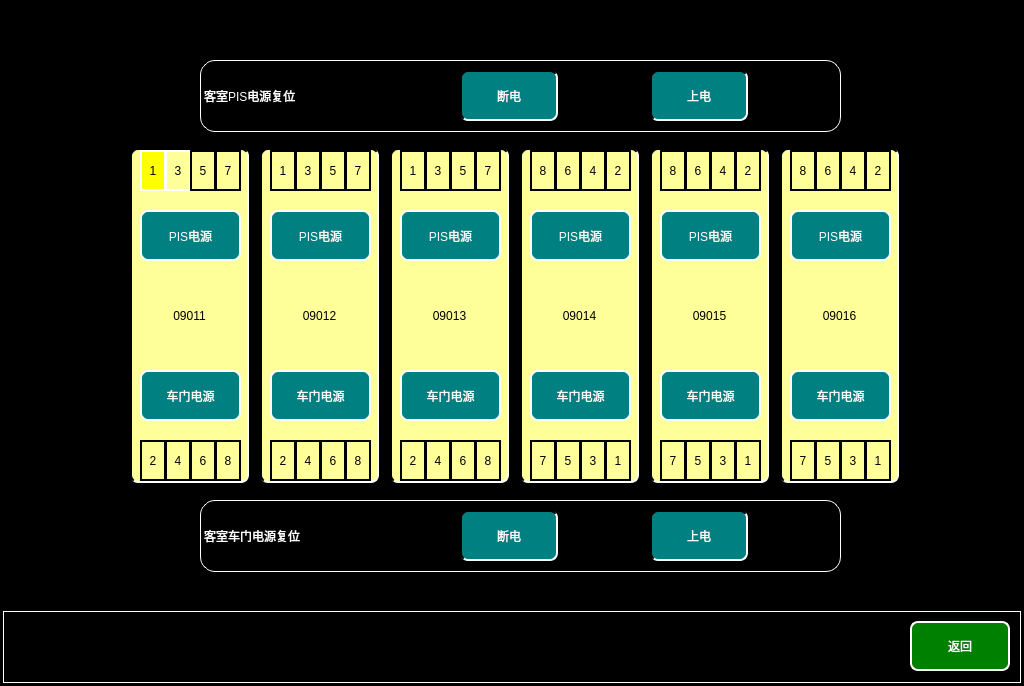
<?xml version="1.0" encoding="UTF-8"?>
<ui version="4.0">
 <class>VehiclePowerResetPage</class>
 <widget class="QWidget" name="VehiclePowerResetPage">
  <property name="geometry">
   <rect>
    <x>0</x>
    <y>0</y>
    <width>1024</width>
    <height>686</height>
   </rect>
  </property>
  <property name="windowTitle">
   <string>Form</string>
  </property>
  <property name="styleSheet">
   <string notr="true">QWidget
{
	background-color:black;
}
QLabel
{
font:24px  &quot;微软雅黑&quot;;
color:black;
border:2px solid white;
background-color:rgb(255,255,153);
}
QPushButton
{
font: 24px, &quot;微软雅黑&quot;;color: white;background-color: rgb(0, 128, 128);border-top: 2px solid  rgb(0, 0, 0);border-left: 2px solid  rgb(0, 0, 0);border-bottom: 2px solid white;border-right: 2px solid white;
border-radius:8px;
}</string>
  </property>
  <widget class="QLabel" name="label_3">
   <property name="geometry">
    <rect>
     <x>200</x>
     <y>500</y>
     <width>641</width>
     <height>72</height>
    </rect>
   </property>
   <property name="styleSheet">
    <string notr="true">background-color: rgb(0, 0, 0);
border:1px solid white;
border-radius:15px;
color:white;</string>
   </property>
   <property name="text">
    <string>客室车门电源复位</string>
   </property>
  </widget>
  <widget class="QLabel" name="label">
   <property name="geometry">
    <rect>
     <x>3</x>
     <y>611</y>
     <width>1018</width>
     <height>72</height>
    </rect>
   </property>
   <property name="styleSheet">
    <string notr="true">
background-color: rgb(0, 0, 0);

	border:1px solid white;
</string>
   </property>
   <property name="text">
    <string/>
   </property>
  </widget>
  <widget class="QPushButton" name="returnBtn">
   <property name="geometry">
    <rect>
     <x>910</x>
     <y>621</y>
     <width>100</width>
     <height>50</height>
    </rect>
   </property>
   <property name="focusPolicy">
    <enum>Qt::NoFocus</enum>
   </property>
   <property name="styleSheet">
    <string notr="true">QPushButton
{
	font: 20px, &quot;微软雅黑&quot;;
    color: white;
	background-color: rgb(0, 128, 0);
    border-top: 2px solid white;
	border-left: 2px solid white;

}</string>
   </property>
   <property name="text">
    <string>返回</string>
   </property>
  </widget>
  <widget class="QPushButton" name="PowerOndoorBtn">
   <property name="geometry">
    <rect>
     <x>650</x>
     <y>510</y>
     <width>98</width>
     <height>51</height>
    </rect>
   </property>
   <property name="focusPolicy">
    <enum>Qt::NoFocus</enum>
   </property>
   <property name="text">
    <string>上电</string>
   </property>
  </widget>
  <widget class="QPushButton" name="PowerOffdoorBtn">
   <property name="geometry">
    <rect>
     <x>460</x>
     <y>510</y>
     <width>98</width>
     <height>51</height>
    </rect>
   </property>
   <property name="focusPolicy">
    <enum>Qt::NoFocus</enum>
   </property>
   <property name="text">
    <string>断电</string>
   </property>
  </widget>
  <widget class="QLabel" name="Mp2Door1lbl">
   <property name="geometry">
    <rect>
     <x>735</x>
     <y>440</y>
     <width>26</width>
     <height>41</height>
    </rect>
   </property>
   <property name="styleSheet">
    <string notr="true">background-color: rgb(255,255,153);
border:2px solid black;
font: 20px  &quot;微软雅黑&quot;;
color:black;
</string>
   </property>
   <property name="text">
    <string>1</string>
   </property>
   <property name="alignment">
    <set>Qt::AlignCenter</set>
   </property>
  </widget>
  <widget class="QLabel" name="Mp2Door7lbl">
   <property name="geometry">
    <rect>
     <x>660</x>
     <y>440</y>
     <width>26</width>
     <height>41</height>
    </rect>
   </property>
   <property name="styleSheet">
    <string notr="true">background-color: rgb(255,255,153);
border:2px solid black;
font: 20px  &quot;微软雅黑&quot;;
color:black;
</string>
   </property>
   <property name="text">
    <string>7</string>
   </property>
   <property name="alignment">
    <set>Qt::AlignCenter</set>
   </property>
  </widget>
  <widget class="QLabel" name="M2Door6lbl">
   <property name="geometry">
    <rect>
     <x>555</x>
     <y>150</y>
     <width>26</width>
     <height>41</height>
    </rect>
   </property>
   <property name="styleSheet">
    <string notr="true">background-color: rgb(255,255,153);
border:2px solid black;
font: 20px  &quot;微软雅黑&quot;;
color:black;
</string>
   </property>
   <property name="text">
    <string>6</string>
   </property>
   <property name="alignment">
    <set>Qt::AlignCenter</set>
   </property>
  </widget>
  <widget class="QLabel" name="Tc1Door1lbl">
   <property name="geometry">
    <rect>
     <x>140</x>
     <y>150</y>
     <width>26</width>
     <height>41</height>
    </rect>
   </property>
   <property name="acceptDrops">
    <bool>false</bool>
   </property>
   <property name="styleSheet">
    <string notr="true">border-image: url(:/images/images/DOORfangjia.bmp);
background-color: rgb(255, 255, 0);
color: rgba(255, 255, 255,);
color: rgb(0, 0, 0);

</string>
   </property>
   <property name="text">
    <string>1</string>
   </property>
   <property name="textFormat">
    <enum>Qt::AutoText</enum>
   </property>
   <property name="scaledContents">
    <bool>false</bool>
   </property>
   <property name="alignment">
    <set>Qt::AlignCenter</set>
   </property>
   <property name="wordWrap">
    <bool>false</bool>
   </property>
  </widget>
  <widget class="QLabel" name="M2Door8lbl">
   <property name="geometry">
    <rect>
     <x>530</x>
     <y>150</y>
     <width>26</width>
     <height>41</height>
    </rect>
   </property>
   <property name="styleSheet">
    <string notr="true">background-color: rgb(255,255,153);
border:2px solid black;
font: 20px  &quot;微软雅黑&quot;;
color:black;
</string>
   </property>
   <property name="text">
    <string>8</string>
   </property>
   <property name="alignment">
    <set>Qt::AlignCenter</set>
   </property>
  </widget>
  <widget class="QLabel" name="M1Door5lbl">
   <property name="geometry">
    <rect>
     <x>450</x>
     <y>150</y>
     <width>26</width>
     <height>41</height>
    </rect>
   </property>
   <property name="styleSheet">
    <string notr="true">background-color: rgb(255,255,153);
border:2px solid black;
font: 20px  &quot;微软雅黑&quot;;
color:black;
</string>
   </property>
   <property name="text">
    <string>5</string>
   </property>
   <property name="alignment">
    <set>Qt::AlignCenter</set>
   </property>
  </widget>
  <widget class="QLabel" name="Mp2Door6lbl">
   <property name="geometry">
    <rect>
     <x>685</x>
     <y>150</y>
     <width>26</width>
     <height>41</height>
    </rect>
   </property>
   <property name="styleSheet">
    <string notr="true">background-color: rgb(255,255,153);
border:2px solid black;
font: 20px  &quot;微软雅黑&quot;;
color:black;
</string>
   </property>
   <property name="text">
    <string>6</string>
   </property>
   <property name="alignment">
    <set>Qt::AlignCenter</set>
   </property>
  </widget>
  <widget class="QLabel" name="M1Door4lbl">
   <property name="geometry">
    <rect>
     <x>425</x>
     <y>440</y>
     <width>26</width>
     <height>41</height>
    </rect>
   </property>
   <property name="styleSheet">
    <string notr="true">background-color: rgb(255,255,153);
border:2px solid black;
font: 20px  &quot;微软雅黑&quot;;
color:black;
</string>
   </property>
   <property name="text">
    <string>4</string>
   </property>
   <property name="alignment">
    <set>Qt::AlignCenter</set>
   </property>
  </widget>
  <widget class="QLabel" name="Tc1Door3lbl">
   <property name="geometry">
    <rect>
     <x>165</x>
     <y>150</y>
     <width>26</width>
     <height>41</height>
    </rect>
   </property>
   <property name="styleSheet">
    <string notr="true"/>
   </property>
   <property name="text">
    <string>3</string>
   </property>
   <property name="alignment">
    <set>Qt::AlignCenter</set>
   </property>
  </widget>
  <widget class="QLabel" name="M1Door3lbl">
   <property name="geometry">
    <rect>
     <x>425</x>
     <y>150</y>
     <width>26</width>
     <height>41</height>
    </rect>
   </property>
   <property name="styleSheet">
    <string notr="true">background-color: rgb(255,255,153);
border:2px solid black;
font: 20px  &quot;微软雅黑&quot;;
color:black;
</string>
   </property>
   <property name="text">
    <string>3</string>
   </property>
   <property name="alignment">
    <set>Qt::AlignCenter</set>
   </property>
  </widget>
  <widget class="QLabel" name="Mp2Door4lbl">
   <property name="geometry">
    <rect>
     <x>710</x>
     <y>150</y>
     <width>26</width>
     <height>41</height>
    </rect>
   </property>
   <property name="styleSheet">
    <string notr="true">background-color: rgb(255,255,153);
border:2px solid black;
font: 20px  &quot;微软雅黑&quot;;
color:black;
</string>
   </property>
   <property name="text">
    <string>4</string>
   </property>
   <property name="alignment">
    <set>Qt::AlignCenter</set>
   </property>
  </widget>
  <widget class="QLabel" name="Mp2Door3lbl">
   <property name="geometry">
    <rect>
     <x>710</x>
     <y>440</y>
     <width>26</width>
     <height>41</height>
    </rect>
   </property>
   <property name="styleSheet">
    <string notr="true">background-color: rgb(255,255,153);
border:2px solid black;
font: 20px  &quot;微软雅黑&quot;;
color:black;
</string>
   </property>
   <property name="text">
    <string>3</string>
   </property>
   <property name="alignment">
    <set>Qt::AlignCenter</set>
   </property>
  </widget>
  <widget class="QLabel" name="Mp2Door5lbl">
   <property name="geometry">
    <rect>
     <x>685</x>
     <y>440</y>
     <width>26</width>
     <height>41</height>
    </rect>
   </property>
   <property name="styleSheet">
    <string notr="true">background-color: rgb(255,255,153);
border:2px solid black;
font: 20px  &quot;微软雅黑&quot;;
color:black;
</string>
   </property>
   <property name="text">
    <string>5</string>
   </property>
   <property name="alignment">
    <set>Qt::AlignCenter</set>
   </property>
  </widget>
  <widget class="QLabel" name="Tc1Door2lbl">
   <property name="geometry">
    <rect>
     <x>140</x>
     <y>440</y>
     <width>26</width>
     <height>41</height>
    </rect>
   </property>
   <property name="styleSheet">
    <string notr="true">background-color: rgb(255,255,153);
border:2px solid black;
font: 20px  &quot;微软雅黑&quot;;
color:black;
</string>
   </property>
   <property name="text">
    <string>2</string>
   </property>
   <property name="alignment">
    <set>Qt::AlignCenter</set>
   </property>
  </widget>
  <widget class="QLabel" name="M1Door2lbl">
   <property name="geometry">
    <rect>
     <x>400</x>
     <y>440</y>
     <width>26</width>
     <height>41</height>
    </rect>
   </property>
   <property name="styleSheet">
    <string notr="true">background-color: rgb(255,255,153);
border:2px solid black;
font: 20px  &quot;微软雅黑&quot;;
color:black;
</string>
   </property>
   <property name="text">
    <string>2</string>
   </property>
   <property name="alignment">
    <set>Qt::AlignCenter</set>
   </property>
  </widget>
  <widget class="QLabel" name="Tc2Door6lbl">
   <property name="geometry">
    <rect>
     <x>815</x>
     <y>150</y>
     <width>26</width>
     <height>41</height>
    </rect>
   </property>
   <property name="styleSheet">
    <string notr="true">background-color: rgb(255,255,153);
border:2px solid black;
font: 20px  &quot;微软雅黑&quot;;
color:black;
</string>
   </property>
   <property name="text">
    <string>6</string>
   </property>
   <property name="alignment">
    <set>Qt::AlignCenter</set>
   </property>
  </widget>
  <widget class="QLabel" name="Tc2Door8lbl">
   <property name="geometry">
    <rect>
     <x>790</x>
     <y>150</y>
     <width>26</width>
     <height>41</height>
    </rect>
   </property>
   <property name="styleSheet">
    <string notr="true">background-color: rgb(255,255,153);
border:2px solid black;
font: 20px  &quot;微软雅黑&quot;;
color:black;
</string>
   </property>
   <property name="text">
    <string>8</string>
   </property>
   <property name="alignment">
    <set>Qt::AlignCenter</set>
   </property>
  </widget>
  <widget class="QLabel" name="Tc2Door5lbl">
   <property name="geometry">
    <rect>
     <x>815</x>
     <y>440</y>
     <width>26</width>
     <height>41</height>
    </rect>
   </property>
   <property name="styleSheet">
    <string notr="true">background-color: rgb(255,255,153);
border:2px solid black;
font: 20px  &quot;微软雅黑&quot;;
color:black;
</string>
   </property>
   <property name="text">
    <string>5</string>
   </property>
   <property name="alignment">
    <set>Qt::AlignCenter</set>
   </property>
  </widget>
  <widget class="QLabel" name="Tc1Door8lbl">
   <property name="geometry">
    <rect>
     <x>215</x>
     <y>440</y>
     <width>26</width>
     <height>41</height>
    </rect>
   </property>
   <property name="styleSheet">
    <string notr="true">background-color: rgb(255,255,153);
border:2px solid black;
font: 20px  &quot;微软雅黑&quot;;
color:black;
</string>
   </property>
   <property name="text">
    <string>8</string>
   </property>
   <property name="alignment">
    <set>Qt::AlignCenter</set>
   </property>
  </widget>
  <widget class="QLabel" name="Mp1Door4lbl">
   <property name="geometry">
    <rect>
     <x>295</x>
     <y>440</y>
     <width>26</width>
     <height>41</height>
    </rect>
   </property>
   <property name="styleSheet">
    <string notr="true">background-color: rgb(255,255,153);
border:2px solid black;
font: 20px  &quot;微软雅黑&quot;;
color:black;
</string>
   </property>
   <property name="text">
    <string>4</string>
   </property>
   <property name="alignment">
    <set>Qt::AlignCenter</set>
   </property>
  </widget>
  <widget class="QLabel" name="M2Door3lbl">
   <property name="geometry">
    <rect>
     <x>580</x>
     <y>440</y>
     <width>26</width>
     <height>41</height>
    </rect>
   </property>
   <property name="styleSheet">
    <string notr="true">background-color: rgb(255,255,153);
border:2px solid black;
font: 20px  &quot;微软雅黑&quot;;
color:black;
</string>
   </property>
   <property name="text">
    <string>3</string>
   </property>
   <property name="alignment">
    <set>Qt::AlignCenter</set>
   </property>
  </widget>
  <widget class="QLabel" name="M1Door8lbl">
   <property name="geometry">
    <rect>
     <x>475</x>
     <y>440</y>
     <width>26</width>
     <height>41</height>
    </rect>
   </property>
   <property name="styleSheet">
    <string notr="true">background-color: rgb(255,255,153);
border:2px solid black;
font: 20px  &quot;微软雅黑&quot;;
color:black;
</string>
   </property>
   <property name="text">
    <string>8</string>
   </property>
   <property name="alignment">
    <set>Qt::AlignCenter</set>
   </property>
  </widget>
  <widget class="QLabel" name="M2Door2lbl">
   <property name="geometry">
    <rect>
     <x>605</x>
     <y>150</y>
     <width>26</width>
     <height>41</height>
    </rect>
   </property>
   <property name="styleSheet">
    <string notr="true">background-color: rgb(255,255,153);
border:2px solid black;
font: 20px  &quot;微软雅黑&quot;;
color:black;
</string>
   </property>
   <property name="text">
    <string>2</string>
   </property>
   <property name="alignment">
    <set>Qt::AlignCenter</set>
   </property>
  </widget>
  <widget class="QLabel" name="Tc1Door4lbl">
   <property name="geometry">
    <rect>
     <x>165</x>
     <y>440</y>
     <width>26</width>
     <height>41</height>
    </rect>
   </property>
   <property name="styleSheet">
    <string notr="true">background-color: rgb(255,255,153);
border:2px solid black;
font: 20px  &quot;微软雅黑&quot;;
color:black;
</string>
   </property>
   <property name="text">
    <string>4</string>
   </property>
   <property name="alignment">
    <set>Qt::AlignCenter</set>
   </property>
  </widget>
  <widget class="QLabel" name="M1Door6lbl">
   <property name="geometry">
    <rect>
     <x>450</x>
     <y>440</y>
     <width>26</width>
     <height>41</height>
    </rect>
   </property>
   <property name="styleSheet">
    <string notr="true">background-color: rgb(255,255,153);
border:2px solid black;
font: 20px  &quot;微软雅黑&quot;;
color:black;
</string>
   </property>
   <property name="text">
    <string>6</string>
   </property>
   <property name="alignment">
    <set>Qt::AlignCenter</set>
   </property>
  </widget>
  <widget class="QLabel" name="Tc2Door4lbl">
   <property name="geometry">
    <rect>
     <x>840</x>
     <y>150</y>
     <width>26</width>
     <height>41</height>
    </rect>
   </property>
   <property name="styleSheet">
    <string notr="true">background-color: rgb(255,255,153);
border:2px solid black;
font: 20px  &quot;微软雅黑&quot;;
color:black;
</string>
   </property>
   <property name="text">
    <string>4</string>
   </property>
   <property name="alignment">
    <set>Qt::AlignCenter</set>
   </property>
  </widget>
  <widget class="QLabel" name="M2Door4lbl">
   <property name="geometry">
    <rect>
     <x>580</x>
     <y>150</y>
     <width>26</width>
     <height>41</height>
    </rect>
   </property>
   <property name="styleSheet">
    <string notr="true">background-color: rgb(255,255,153);
border:2px solid black;
font: 20px  &quot;微软雅黑&quot;;
color:black;
</string>
   </property>
   <property name="text">
    <string>4</string>
   </property>
   <property name="alignment">
    <set>Qt::AlignCenter</set>
   </property>
  </widget>
  <widget class="QLabel" name="M1Door7lbl">
   <property name="geometry">
    <rect>
     <x>475</x>
     <y>150</y>
     <width>26</width>
     <height>41</height>
    </rect>
   </property>
   <property name="styleSheet">
    <string notr="true">background-color: rgb(255,255,153);
border:2px solid black;
font: 20px  &quot;微软雅黑&quot;;
color:black;
</string>
   </property>
   <property name="text">
    <string>7</string>
   </property>
   <property name="alignment">
    <set>Qt::AlignCenter</set>
   </property>
  </widget>
  <widget class="QLabel" name="Mp1Door3lbl">
   <property name="geometry">
    <rect>
     <x>295</x>
     <y>150</y>
     <width>26</width>
     <height>41</height>
    </rect>
   </property>
   <property name="styleSheet">
    <string notr="true">background-color: rgb(255,255,153);
border:2px solid black;
font: 20px  &quot;微软雅黑&quot;;
color:black;
</string>
   </property>
   <property name="text">
    <string>3</string>
   </property>
   <property name="alignment">
    <set>Qt::AlignCenter</set>
   </property>
  </widget>
  <widget class="QLabel" name="Mp1Door7lbl">
   <property name="geometry">
    <rect>
     <x>345</x>
     <y>150</y>
     <width>26</width>
     <height>41</height>
    </rect>
   </property>
   <property name="styleSheet">
    <string notr="true">background-color: rgb(255,255,153);
border:2px solid black;
font: 20px  &quot;微软雅黑&quot;;
color:black;
</string>
   </property>
   <property name="text">
    <string>7</string>
   </property>
   <property name="alignment">
    <set>Qt::AlignCenter</set>
   </property>
  </widget>
  <widget class="QLabel" name="Tc2Door1lbl">
   <property name="geometry">
    <rect>
     <x>865</x>
     <y>440</y>
     <width>26</width>
     <height>41</height>
    </rect>
   </property>
   <property name="styleSheet">
    <string notr="true">background-color: rgb(255,255,153);
border:2px solid black;
font: 20px  &quot;微软雅黑&quot;;
color:black;
</string>
   </property>
   <property name="text">
    <string>1</string>
   </property>
   <property name="alignment">
    <set>Qt::AlignCenter</set>
   </property>
  </widget>
  <widget class="QLabel" name="M1Door1lbl">
   <property name="geometry">
    <rect>
     <x>400</x>
     <y>150</y>
     <width>26</width>
     <height>41</height>
    </rect>
   </property>
   <property name="styleSheet">
    <string notr="true">background-color: rgb(255,255,153);
border:2px solid black;
font: 20px  &quot;微软雅黑&quot;;
color:black;
</string>
   </property>
   <property name="text">
    <string>1</string>
   </property>
   <property name="alignment">
    <set>Qt::AlignCenter</set>
   </property>
  </widget>
  <widget class="QLabel" name="Tc2Door2lbl">
   <property name="geometry">
    <rect>
     <x>865</x>
     <y>150</y>
     <width>26</width>
     <height>41</height>
    </rect>
   </property>
   <property name="styleSheet">
    <string notr="true">background-color: rgb(255,255,153);
border:2px solid black;
font: 20px  &quot;微软雅黑&quot;;
color:black;
</string>
   </property>
   <property name="text">
    <string>2</string>
   </property>
   <property name="alignment">
    <set>Qt::AlignCenter</set>
   </property>
  </widget>
  <widget class="QLabel" name="Mp1Door1lbl">
   <property name="geometry">
    <rect>
     <x>270</x>
     <y>150</y>
     <width>26</width>
     <height>41</height>
    </rect>
   </property>
   <property name="styleSheet">
    <string notr="true">background-color: rgb(255,255,153);
border:2px solid black;
font: 20px  &quot;微软雅黑&quot;;
color:black;
</string>
   </property>
   <property name="text">
    <string>1</string>
   </property>
   <property name="alignment">
    <set>Qt::AlignCenter</set>
   </property>
  </widget>
  <widget class="QLabel" name="Mp2Door2lbl">
   <property name="geometry">
    <rect>
     <x>735</x>
     <y>150</y>
     <width>26</width>
     <height>41</height>
    </rect>
   </property>
   <property name="styleSheet">
    <string notr="true">background-color: rgb(255,255,153);
border:2px solid black;
font: 20px  &quot;微软雅黑&quot;;
color:black;
</string>
   </property>
   <property name="text">
    <string>2</string>
   </property>
   <property name="alignment">
    <set>Qt::AlignCenter</set>
   </property>
  </widget>
  <widget class="QLabel" name="Mp1Door2lbl">
   <property name="geometry">
    <rect>
     <x>270</x>
     <y>440</y>
     <width>26</width>
     <height>41</height>
    </rect>
   </property>
   <property name="styleSheet">
    <string notr="true">background-color: rgb(255,255,153);
border:2px solid black;
font: 20px  &quot;微软雅黑&quot;;
color:black;
</string>
   </property>
   <property name="text">
    <string>2</string>
   </property>
   <property name="alignment">
    <set>Qt::AlignCenter</set>
   </property>
  </widget>
  <widget class="QLabel" name="Mp1Door8lbl">
   <property name="geometry">
    <rect>
     <x>345</x>
     <y>440</y>
     <width>26</width>
     <height>41</height>
    </rect>
   </property>
   <property name="styleSheet">
    <string notr="true">background-color: rgb(255,255,153);
border:2px solid black;
font: 20px  &quot;微软雅黑&quot;;
color:black;
</string>
   </property>
   <property name="text">
    <string>8</string>
   </property>
   <property name="alignment">
    <set>Qt::AlignCenter</set>
   </property>
  </widget>
  <widget class="QLabel" name="Mp1Door6lbl">
   <property name="geometry">
    <rect>
     <x>320</x>
     <y>440</y>
     <width>26</width>
     <height>41</height>
    </rect>
   </property>
   <property name="styleSheet">
    <string notr="true">background-color: rgb(255,255,153);
border:2px solid black;
font: 20px  &quot;微软雅黑&quot;;
color:black;
</string>
   </property>
   <property name="text">
    <string>6</string>
   </property>
   <property name="alignment">
    <set>Qt::AlignCenter</set>
   </property>
  </widget>
  <widget class="QLabel" name="Mp1Door5lbl">
   <property name="geometry">
    <rect>
     <x>320</x>
     <y>150</y>
     <width>26</width>
     <height>41</height>
    </rect>
   </property>
   <property name="styleSheet">
    <string notr="true">background-color: rgb(255,255,153);
border:2px solid black;
font: 20px  &quot;微软雅黑&quot;;
color:black;
</string>
   </property>
   <property name="text">
    <string>5</string>
   </property>
   <property name="alignment">
    <set>Qt::AlignCenter</set>
   </property>
  </widget>
  <widget class="QLabel" name="M2Door1lbl">
   <property name="geometry">
    <rect>
     <x>605</x>
     <y>440</y>
     <width>26</width>
     <height>41</height>
    </rect>
   </property>
   <property name="styleSheet">
    <string notr="true">background-color: rgb(255,255,153);
border:2px solid black;
font: 20px  &quot;微软雅黑&quot;;
color:black;
</string>
   </property>
   <property name="text">
    <string>1</string>
   </property>
   <property name="alignment">
    <set>Qt::AlignCenter</set>
   </property>
  </widget>
  <widget class="QLabel" name="Tc1Door5lbl">
   <property name="geometry">
    <rect>
     <x>190</x>
     <y>150</y>
     <width>26</width>
     <height>41</height>
    </rect>
   </property>
   <property name="styleSheet">
    <string notr="true">background-color: rgb(255,255,153);
border:2px solid black;
font: 20px  &quot;微软雅黑&quot;;
color:black;
</string>
   </property>
   <property name="text">
    <string>5</string>
   </property>
   <property name="alignment">
    <set>Qt::AlignCenter</set>
   </property>
  </widget>
  <widget class="QLabel" name="Tc2Door3lbl">
   <property name="geometry">
    <rect>
     <x>840</x>
     <y>440</y>
     <width>26</width>
     <height>41</height>
    </rect>
   </property>
   <property name="styleSheet">
    <string notr="true">background-color: rgb(255,255,153);
border:2px solid black;
font: 20px  &quot;微软雅黑&quot;;
color:black;
</string>
   </property>
   <property name="text">
    <string>3</string>
   </property>
   <property name="alignment">
    <set>Qt::AlignCenter</set>
   </property>
  </widget>
  <widget class="QLabel" name="Mp2Door8lbl">
   <property name="geometry">
    <rect>
     <x>660</x>
     <y>150</y>
     <width>26</width>
     <height>41</height>
    </rect>
   </property>
   <property name="styleSheet">
    <string notr="true">background-color: rgb(255,255,153);
border:2px solid black;
font: 20px  &quot;微软雅黑&quot;;
color:black;
</string>
   </property>
   <property name="text">
    <string>8</string>
   </property>
   <property name="alignment">
    <set>Qt::AlignCenter</set>
   </property>
  </widget>
  <widget class="QLabel" name="M2Door7lbl">
   <property name="geometry">
    <rect>
     <x>530</x>
     <y>440</y>
     <width>26</width>
     <height>41</height>
    </rect>
   </property>
   <property name="styleSheet">
    <string notr="true">background-color: rgb(255,255,153);
border:2px solid black;
font: 20px  &quot;微软雅黑&quot;;
color:black;
</string>
   </property>
   <property name="text">
    <string>7</string>
   </property>
   <property name="alignment">
    <set>Qt::AlignCenter</set>
   </property>
  </widget>
  <widget class="QLabel" name="M2Door5lbl">
   <property name="geometry">
    <rect>
     <x>555</x>
     <y>440</y>
     <width>26</width>
     <height>41</height>
    </rect>
   </property>
   <property name="styleSheet">
    <string notr="true">background-color: rgb(255,255,153);
border:2px solid black;
font: 20px  &quot;微软雅黑&quot;;
color:black;
</string>
   </property>
   <property name="text">
    <string>5</string>
   </property>
   <property name="alignment">
    <set>Qt::AlignCenter</set>
   </property>
  </widget>
  <widget class="QLabel" name="Tc2Door7lbl">
   <property name="geometry">
    <rect>
     <x>790</x>
     <y>440</y>
     <width>26</width>
     <height>41</height>
    </rect>
   </property>
   <property name="styleSheet">
    <string notr="true">background-color: rgb(255,255,153);
border:2px solid black;
font: 20px  &quot;微软雅黑&quot;;
color:black;
</string>
   </property>
   <property name="text">
    <string>7</string>
   </property>
   <property name="alignment">
    <set>Qt::AlignCenter</set>
   </property>
  </widget>
  <widget class="QLabel" name="Tc1Door6lbl">
   <property name="geometry">
    <rect>
     <x>190</x>
     <y>440</y>
     <width>26</width>
     <height>41</height>
    </rect>
   </property>
   <property name="styleSheet">
    <string notr="true">background-color: rgb(255,255,153);
border:2px solid black;
font: 20px  &quot;微软雅黑&quot;;
color:black;
</string>
   </property>
   <property name="text">
    <string>6</string>
   </property>
   <property name="alignment">
    <set>Qt::AlignCenter</set>
   </property>
  </widget>
  <widget class="QLabel" name="Tc1Door7lbl">
   <property name="geometry">
    <rect>
     <x>215</x>
     <y>150</y>
     <width>26</width>
     <height>41</height>
    </rect>
   </property>
   <property name="styleSheet">
    <string notr="true">background-color: rgb(255,255,153);
border:2px solid black;
font: 20px  &quot;微软雅黑&quot;;
color:black;
</string>
   </property>
   <property name="text">
    <string>7</string>
   </property>
   <property name="alignment">
    <set>Qt::AlignCenter</set>
   </property>
  </widget>
  <widget class="QPushButton" name="Train1Btn">
   <property name="geometry">
    <rect>
     <x>130</x>
     <y>148</y>
     <width>119</width>
     <height>335</height>
    </rect>
   </property>
   <property name="focusPolicy">
    <enum>Qt::NoFocus</enum>
   </property>
   <property name="whatsThis">
    <string>1</string>
   </property>
   <property name="styleSheet">
    <string notr="true">font: 24px, &quot;微软雅黑&quot;;color: black;background-color: rgb(255,255,153);border-top: 2px solid  rgb(0, 0, 0);border-left: 2px solid  rgb(0, 0, 0);border-bottom: 2px solid white;border-right: 2px solid white;
</string>
   </property>
   <property name="text">
    <string>09011</string>
   </property>
  </widget>
  <widget class="QPushButton" name="PowerOffPISBtn">
   <property name="geometry">
    <rect>
     <x>460</x>
     <y>70</y>
     <width>98</width>
     <height>51</height>
    </rect>
   </property>
   <property name="focusPolicy">
    <enum>Qt::NoFocus</enum>
   </property>
   <property name="text">
    <string>断电</string>
   </property>
  </widget>
  <widget class="QPushButton" name="PowerOnPISBtn">
   <property name="geometry">
    <rect>
     <x>650</x>
     <y>70</y>
     <width>98</width>
     <height>51</height>
    </rect>
   </property>
   <property name="focusPolicy">
    <enum>Qt::NoFocus</enum>
   </property>
   <property name="text">
    <string>上电</string>
   </property>
  </widget>
  <widget class="QLabel" name="label_4">
   <property name="geometry">
    <rect>
     <x>200</x>
     <y>60</y>
     <width>641</width>
     <height>72</height>
    </rect>
   </property>
   <property name="styleSheet">
    <string notr="true">background-color: rgb(0, 0, 0);
border:1px solid white;
border-radius:15px;
color:white;</string>
   </property>
   <property name="text">
    <string>客室PIS电源复位</string>
   </property>
  </widget>
  <widget class="QPushButton" name="Train2Btn">
   <property name="geometry">
    <rect>
     <x>260</x>
     <y>148</y>
     <width>119</width>
     <height>335</height>
    </rect>
   </property>
   <property name="focusPolicy">
    <enum>Qt::NoFocus</enum>
   </property>
   <property name="whatsThis">
    <string>2</string>
   </property>
   <property name="styleSheet">
    <string notr="true">font: 24px, &quot;微软雅黑&quot;;color: black;background-color: rgb(255,255,153);border-top: 2px solid  rgb(0, 0, 0);border-left: 2px solid  rgb(0, 0, 0);border-bottom: 2px solid white;border-right: 2px solid white;
</string>
   </property>
   <property name="text">
    <string>09012</string>
   </property>
  </widget>
  <widget class="QPushButton" name="Train3Btn">
   <property name="geometry">
    <rect>
     <x>390</x>
     <y>148</y>
     <width>119</width>
     <height>335</height>
    </rect>
   </property>
   <property name="focusPolicy">
    <enum>Qt::NoFocus</enum>
   </property>
   <property name="whatsThis">
    <string>3</string>
   </property>
   <property name="styleSheet">
    <string notr="true">font: 24px, &quot;微软雅黑&quot;;color: black;background-color: rgb(255,255,153);border-top: 2px solid  rgb(0, 0, 0);border-left: 2px solid  rgb(0, 0, 0);border-bottom: 2px solid white;border-right: 2px solid white;
</string>
   </property>
   <property name="text">
    <string>09013</string>
   </property>
  </widget>
  <widget class="QPushButton" name="Train4Btn">
   <property name="geometry">
    <rect>
     <x>520</x>
     <y>148</y>
     <width>119</width>
     <height>335</height>
    </rect>
   </property>
   <property name="focusPolicy">
    <enum>Qt::NoFocus</enum>
   </property>
   <property name="whatsThis">
    <string>4</string>
   </property>
   <property name="styleSheet">
    <string notr="true">font: 24px, &quot;微软雅黑&quot;;color: black;background-color: rgb(255,255,153);border-top: 2px solid  rgb(0, 0, 0);border-left: 2px solid  rgb(0, 0, 0);border-bottom: 2px solid white;border-right: 2px solid white;
</string>
   </property>
   <property name="text">
    <string>09014</string>
   </property>
  </widget>
  <widget class="QPushButton" name="Train5Btn">
   <property name="geometry">
    <rect>
     <x>650</x>
     <y>148</y>
     <width>119</width>
     <height>335</height>
    </rect>
   </property>
   <property name="focusPolicy">
    <enum>Qt::NoFocus</enum>
   </property>
   <property name="whatsThis">
    <string>5</string>
   </property>
   <property name="styleSheet">
    <string notr="true">font: 24px, &quot;微软雅黑&quot;;color: black;background-color: rgb(255,255,153);border-top: 2px solid  rgb(0, 0, 0);border-left: 2px solid  rgb(0, 0, 0);border-bottom: 2px solid white;border-right: 2px solid white;

</string>
   </property>
   <property name="text">
    <string>09015</string>
   </property>
  </widget>
  <widget class="QPushButton" name="Train6Btn">
   <property name="geometry">
    <rect>
     <x>780</x>
     <y>148</y>
     <width>119</width>
     <height>335</height>
    </rect>
   </property>
   <property name="focusPolicy">
    <enum>Qt::NoFocus</enum>
   </property>
   <property name="whatsThis">
    <string>6</string>
   </property>
   <property name="styleSheet">
    <string notr="true">font: 24px, &quot;微软雅黑&quot;;color: black;background-color: rgb(255,255,153);border-top: 2px solid  rgb(0, 0, 0);border-left: 2px solid  rgb(0, 0, 0);border-bottom: 2px solid white;border-right: 2px solid white;
</string>
   </property>
   <property name="text">
    <string>09016</string>
   </property>
  </widget>
  <widget class="QLabel" name="PISTC1lbl">
   <property name="geometry">
    <rect>
     <x>140</x>
     <y>210</y>
     <width>101</width>
     <height>51</height>
    </rect>
   </property>
   <property name="styleSheet">
    <string notr="true">	border-radius:8px;
font: 20px, &quot;微软雅黑&quot;;color: white;background-color: rgb(0, 128, 128);border-top: 2px solid white;border-left: 2px solid white;</string>
   </property>
   <property name="text">
    <string>PIS电源</string>
   </property>
   <property name="alignment">
    <set>Qt::AlignCenter</set>
   </property>
  </widget>
  <widget class="QLabel" name="PISMP1lbl">
   <property name="geometry">
    <rect>
     <x>270</x>
     <y>210</y>
     <width>101</width>
     <height>51</height>
    </rect>
   </property>
   <property name="styleSheet">
    <string notr="true">	border-radius:8px;
font: 20px, &quot;微软雅黑&quot;;color: white;background-color: rgb(0, 128, 128);border-top: 2px solid white;border-left: 2px solid white;</string>
   </property>
   <property name="text">
    <string>PIS电源</string>
   </property>
   <property name="alignment">
    <set>Qt::AlignCenter</set>
   </property>
  </widget>
  <widget class="QLabel" name="PISM1lbl">
   <property name="geometry">
    <rect>
     <x>400</x>
     <y>210</y>
     <width>101</width>
     <height>51</height>
    </rect>
   </property>
   <property name="styleSheet">
    <string notr="true">	border-radius:8px;
font: 20px, &quot;微软雅黑&quot;;color: white;background-color: rgb(0, 128, 128);border-top: 2px solid white;border-left: 2px solid white;</string>
   </property>
   <property name="text">
    <string>PIS电源</string>
   </property>
   <property name="alignment">
    <set>Qt::AlignCenter</set>
   </property>
  </widget>
  <widget class="QLabel" name="PISM2lbl">
   <property name="geometry">
    <rect>
     <x>530</x>
     <y>210</y>
     <width>101</width>
     <height>51</height>
    </rect>
   </property>
   <property name="styleSheet">
    <string notr="true">	border-radius:8px;
font: 20px, &quot;微软雅黑&quot;;color: white;background-color: rgb(0, 128, 128);border-top: 2px solid white;border-left: 2px solid white;</string>
   </property>
   <property name="text">
    <string>PIS电源</string>
   </property>
   <property name="alignment">
    <set>Qt::AlignCenter</set>
   </property>
  </widget>
  <widget class="QLabel" name="PISMP2lbl">
   <property name="geometry">
    <rect>
     <x>660</x>
     <y>210</y>
     <width>101</width>
     <height>51</height>
    </rect>
   </property>
   <property name="styleSheet">
    <string notr="true">	border-radius:8px;
font: 20px, &quot;微软雅黑&quot;;color: white;background-color: rgb(0, 128, 128);border-top: 2px solid white;border-left: 2px solid white;</string>
   </property>
   <property name="text">
    <string>PIS电源</string>
   </property>
   <property name="alignment">
    <set>Qt::AlignCenter</set>
   </property>
  </widget>
  <widget class="QLabel" name="PISTC2lbl">
   <property name="geometry">
    <rect>
     <x>790</x>
     <y>210</y>
     <width>101</width>
     <height>51</height>
    </rect>
   </property>
   <property name="styleSheet">
    <string notr="true">	border-radius:8px;
font: 20px, &quot;微软雅黑&quot;;color: white;background-color: rgb(0, 128, 128);border-top: 2px solid white;border-left: 2px solid white;</string>
   </property>
   <property name="text">
    <string>PIS电源</string>
   </property>
   <property name="alignment">
    <set>Qt::AlignCenter</set>
   </property>
  </widget>
  <widget class="QLabel" name="DOORTC1lbl">
   <property name="geometry">
    <rect>
     <x>140</x>
     <y>370</y>
     <width>101</width>
     <height>51</height>
    </rect>
   </property>
   <property name="styleSheet">
    <string notr="true">	border-radius:8px;
font: 20px, &quot;微软雅黑&quot;;color: white;background-color: rgb(0, 128, 128);border-top: 2px solid white;border-left: 2px solid white;</string>
   </property>
   <property name="text">
    <string>车门电源</string>
   </property>
   <property name="alignment">
    <set>Qt::AlignCenter</set>
   </property>
  </widget>
  <widget class="QLabel" name="DOORM1lbl">
   <property name="geometry">
    <rect>
     <x>400</x>
     <y>370</y>
     <width>101</width>
     <height>51</height>
    </rect>
   </property>
   <property name="styleSheet">
    <string notr="true">	border-radius:8px;
font: 20px, &quot;微软雅黑&quot;;color: white;background-color: rgb(0, 128, 128);border-top: 2px solid white;border-left: 2px solid white;</string>
   </property>
   <property name="text">
    <string>车门电源</string>
   </property>
   <property name="alignment">
    <set>Qt::AlignCenter</set>
   </property>
  </widget>
  <widget class="QLabel" name="DOORMP1lbl">
   <property name="geometry">
    <rect>
     <x>270</x>
     <y>370</y>
     <width>101</width>
     <height>51</height>
    </rect>
   </property>
   <property name="styleSheet">
    <string notr="true">	border-radius:8px;
font: 20px, &quot;微软雅黑&quot;;color: white;background-color: rgb(0, 128, 128);border-top: 2px solid white;border-left: 2px solid white;</string>
   </property>
   <property name="text">
    <string>车门电源</string>
   </property>
   <property name="alignment">
    <set>Qt::AlignCenter</set>
   </property>
  </widget>
  <widget class="QLabel" name="DOORTC2lbl">
   <property name="geometry">
    <rect>
     <x>790</x>
     <y>370</y>
     <width>101</width>
     <height>51</height>
    </rect>
   </property>
   <property name="styleSheet">
    <string notr="true">	border-radius:8px;
font: 20px, &quot;微软雅黑&quot;;color: white;background-color: rgb(0, 128, 128);border-top: 2px solid white;border-left: 2px solid white;</string>
   </property>
   <property name="text">
    <string>车门电源</string>
   </property>
   <property name="alignment">
    <set>Qt::AlignCenter</set>
   </property>
  </widget>
  <widget class="QLabel" name="DOORMP2lbl">
   <property name="geometry">
    <rect>
     <x>660</x>
     <y>370</y>
     <width>101</width>
     <height>51</height>
    </rect>
   </property>
   <property name="styleSheet">
    <string notr="true">	border-radius:8px;
font: 20px, &quot;微软雅黑&quot;;color: white;background-color: rgb(0, 128, 128);border-top: 2px solid white;border-left: 2px solid white;</string>
   </property>
   <property name="text">
    <string>车门电源</string>
   </property>
   <property name="alignment">
    <set>Qt::AlignCenter</set>
   </property>
  </widget>
  <widget class="QLabel" name="DOORM2lbl">
   <property name="geometry">
    <rect>
     <x>530</x>
     <y>370</y>
     <width>101</width>
     <height>51</height>
    </rect>
   </property>
   <property name="styleSheet">
    <string notr="true">	border-radius:8px;
font: 20px, &quot;微软雅黑&quot;;color: white;background-color: rgb(0, 128, 128);border-top: 2px solid white;border-left: 2px solid white;</string>
   </property>
   <property name="text">
    <string>车门电源</string>
   </property>
   <property name="alignment">
    <set>Qt::AlignCenter</set>
   </property>
  </widget>
  <zorder>Train5Btn</zorder>
  <zorder>Train1Btn</zorder>
  <zorder>Train6Btn</zorder>
  <zorder>Train4Btn</zorder>
  <zorder>Train3Btn</zorder>
  <zorder>Train2Btn</zorder>
  <zorder>label_4</zorder>
  <zorder>label_3</zorder>
  <zorder>label</zorder>
  <zorder>returnBtn</zorder>
  <zorder>PowerOndoorBtn</zorder>
  <zorder>PowerOffdoorBtn</zorder>
  <zorder>Mp2Door1lbl</zorder>
  <zorder>Mp2Door7lbl</zorder>
  <zorder>M2Door6lbl</zorder>
  <zorder>Tc1Door1lbl</zorder>
  <zorder>M2Door8lbl</zorder>
  <zorder>M1Door5lbl</zorder>
  <zorder>Mp2Door6lbl</zorder>
  <zorder>M1Door4lbl</zorder>
  <zorder>Tc1Door3lbl</zorder>
  <zorder>M1Door3lbl</zorder>
  <zorder>Mp2Door4lbl</zorder>
  <zorder>Mp2Door3lbl</zorder>
  <zorder>Mp2Door5lbl</zorder>
  <zorder>Tc1Door2lbl</zorder>
  <zorder>M1Door2lbl</zorder>
  <zorder>Tc2Door6lbl</zorder>
  <zorder>Tc2Door8lbl</zorder>
  <zorder>Tc2Door5lbl</zorder>
  <zorder>Tc1Door8lbl</zorder>
  <zorder>Mp1Door4lbl</zorder>
  <zorder>M2Door3lbl</zorder>
  <zorder>M1Door8lbl</zorder>
  <zorder>M2Door2lbl</zorder>
  <zorder>Tc1Door4lbl</zorder>
  <zorder>M1Door6lbl</zorder>
  <zorder>Tc2Door4lbl</zorder>
  <zorder>M2Door4lbl</zorder>
  <zorder>M1Door7lbl</zorder>
  <zorder>Mp1Door3lbl</zorder>
  <zorder>Mp1Door7lbl</zorder>
  <zorder>Tc2Door1lbl</zorder>
  <zorder>M1Door1lbl</zorder>
  <zorder>Tc2Door2lbl</zorder>
  <zorder>Mp1Door1lbl</zorder>
  <zorder>Mp2Door2lbl</zorder>
  <zorder>Mp1Door2lbl</zorder>
  <zorder>Mp1Door8lbl</zorder>
  <zorder>Mp1Door6lbl</zorder>
  <zorder>Mp1Door5lbl</zorder>
  <zorder>M2Door1lbl</zorder>
  <zorder>Tc1Door5lbl</zorder>
  <zorder>Tc2Door3lbl</zorder>
  <zorder>Mp2Door8lbl</zorder>
  <zorder>M2Door7lbl</zorder>
  <zorder>M2Door5lbl</zorder>
  <zorder>Tc2Door7lbl</zorder>
  <zorder>Tc1Door6lbl</zorder>
  <zorder>Tc1Door7lbl</zorder>
  <zorder>PowerOffPISBtn</zorder>
  <zorder>PowerOnPISBtn</zorder>
  <zorder>PISTC1lbl</zorder>
  <zorder>PISMP1lbl</zorder>
  <zorder>PISM1lbl</zorder>
  <zorder>PISM2lbl</zorder>
  <zorder>PISMP2lbl</zorder>
  <zorder>PISTC2lbl</zorder>
  <zorder>DOORTC1lbl</zorder>
  <zorder>DOORM1lbl</zorder>
  <zorder>DOORMP1lbl</zorder>
  <zorder>DOORTC2lbl</zorder>
  <zorder>DOORMP2lbl</zorder>
  <zorder>DOORM2lbl</zorder>
 </widget>
 <resources/>
 <connections/>
</ui>
